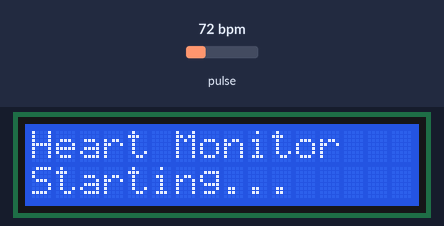
Simulated run of this sketch. Board: Arduino Uno, built with avr-gcc and run on an emulated ATmega328P. On the bench: 16×2 character LCD. Inputs (shaded band) come from the test bench; at power-on: pulse 72 bpm. What the sketch prints to the serial monitor is not drawn.

Above: at 0.1 s.
At 2.2 s:
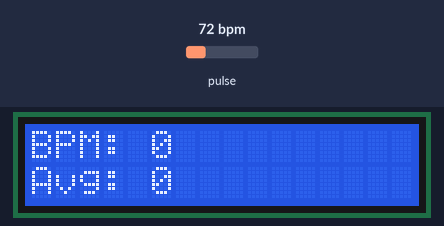

The sketch:

sketch_mar17b_code_.ino
```cpp
#include <Wire.h>
#include "MAX30105.h"
#include "heartRate.h"
#include <LiquidCrystal_I2C.h>

MAX30105 particleSensor;
LiquidCrystal_I2C lcd(0x27, 16, 2);

// Beat timing
unsigned long lastBeatTime = 0;
unsigned long previousBeatTime = 0;

float bpm = 0;
int beatAvg = 0;

const byte RATE_SIZE = 4;
byte rates[RATE_SIZE];
byte rateSpot = 0;

// Finger detection
const long FINGER_THRESHOLD = 20000;

// Minimum time between beats
const unsigned long MIN_BEAT_INTERVAL = 600;

// Beat detection tuning
const int HYSTERESIS = 300;

// Variables for detection
long lastIR = 0;
long lastDelta = 0;

bool possibleBeat = false;
unsigned long possibleBeatTime = 0;

void setup()
{
  Serial.begin(9600);
  Serial.println("Starting");

  Wire.begin();

  lcd.init();
  lcd.backlight();
  lcd.setCursor(0,0);
  lcd.print("Heart Monitor");
  lcd.setCursor(0,1);
  lcd.print("Starting...");
  delay(2000);
  lcd.clear();

  if (!particleSensor.begin(Wire, I2C_SPEED_STANDARD))
  {
    Serial.println("MAX30102 not found");

    lcd.setCursor(0,0);
    lcd.print("Sensor Error");

    while (1);
  }

  Serial.println("Sensor ready");

  particleSensor.setup();
  particleSensor.setPulseAmplitudeRed(0x3F);
  particleSensor.setPulseAmplitudeIR(0x3F);
}

bool detectBeat(long irValue)
{
  long delta = irValue - lastIR;
  lastIR = irValue;

  if (delta < -HYSTERESIS && lastDelta > HYSTERESIS)
  {
    if (!possibleBeat)
    {
      possibleBeat = true;
      possibleBeatTime = millis();
    }
  }
  else
  {
    if (millis() - possibleBeatTime > 120)
    {
      possibleBeat = false;
    }
  }

  lastDelta = delta;

  if (possibleBeat && (millis() - lastBeatTime > MIN_BEAT_INTERVAL))
  {
    previousBeatTime = lastBeatTime;
    lastBeatTime = millis();
    possibleBeat = false;
    return true;
  }

  return false;
}

void loop()
{
  long irValue = particleSensor.getIR();

  Serial.print("IR=");
  Serial.print(irValue);

  if (irValue > FINGER_THRESHOLD)
  {
    Serial.print(" (finger)");

    if (detectBeat(irValue))
    {
      if (previousBeatTime != 0)
      {
        unsigned long delta = lastBeatTime - previousBeatTime;

        bpm = 60.0 / (delta / 1000.0);

        if (bpm > 40 && bpm < 180)
        {
          rates[rateSpot++] = (byte)bpm;
          rateSpot %= RATE_SIZE;

          beatAvg = 0;
          for (byte i = 0; i < RATE_SIZE; i++)
            beatAvg += rates[i];

          beatAvg /= RATE_SIZE;
        }
      }
    }

    lcd.setCursor(0,0);
    lcd.print("BPM: ");
    lcd.print((int)bpm);
    lcd.print("   ");

    lcd.setCursor(0,1);
    lcd.print("Avg: ");
    lcd.print(beatAvg);
    lcd.print("   ");
  }
  else
  {
    Serial.print(" (no finger)");

    beatAvg = 0;
    lastBeatTime = 0;
    previousBeatTime = 0;
    bpm = 0;
    possibleBeat = false;

    lcd.setCursor(0,0);
    lcd.print("Place Finger   ");
    lcd.setCursor(0,1);
    lcd.print("                ");
  }

  Serial.print(", BPM=");
  Serial.print(bpm);
  Serial.print(", Avg BPM=");
  Serial.println(beatAvg);

  delay(10);   // 0.01 second between readings
}
```
